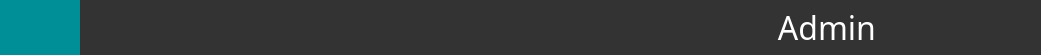
  <widget class="QFrame" name="frame_top">
   <property name="geometry">
    <rect>
     <x>0</x>
     <y>0</y>
     <width>1041</width>
     <height>55</height>
    </rect>
   </property>
   <property name="maximumSize">
    <size>
     <width>16777215</width>
     <height>55</height>
    </size>
   </property>
   <property name="frameShape">
    <enum>QFrame::NoFrame</enum>
   </property>
   <property name="frameShadow">
    <enum>QFrame::Plain</enum>
   </property>
   <layout class="QHBoxLayout" name="horizontalLayout">
    <property name="spacing">
     <number>0</number>
    </property>
    <property name="leftMargin">
     <number>0</number>
    </property>
    <property name="topMargin">
     <number>0</number>
    </property>
    <property name="rightMargin">
     <number>0</number>
    </property>
    <property name="bottomMargin">
     <number>0</number>
    </property>
    <item>
     <widget class="QFrame" name="frame_toodle">
      <property name="minimumSize">
       <size>
        <width>80</width>
        <height>55</height>
       </size>
      </property>
      <property name="maximumSize">
       <size>
        <width>80</width>
        <height>55</height>
       </size>
      </property>
      <property name="styleSheet">
       <string notr="true">background:rgb(0,143,150);</string>
      </property>
      <property name="frameShape">
       <enum>QFrame::NoFrame</enum>
      </property>
      <property name="frameShadow">
       <enum>QFrame::Plain</enum>
      </property>
      <layout class="QHBoxLayout" name="horizontalLayout_3">
       <property name="spacing">
        <number>0</number>
       </property>
       <property name="leftMargin">
        <number>0</number>
       </property>
       <property name="topMargin">
        <number>0</number>
       </property>
       <property name="rightMargin">
        <number>0</number>
       </property>
       <property name="bottomMargin">
        <number>0</number>
       </property>
       <item>
        <widget class="QPushButton" name="home">
         <property name="minimumSize">
          <size>
           <width>80</width>
           <height>55</height>
          </size>
         </property>
         <property name="maximumSize">
          <size>
           <width>80</width>
           <height>55</height>
          </size>
         </property>
         <property name="styleSheet">
          <string notr="true">QPushButton {
	border: none;
	background-color: rgba(0,0,0,0);
}
QPushButton:hover {
	background-color: rgb(91,90,90);
}
QPushButton:pressed {	
	background-color: rgba(0,0,0,0);
}</string>
         </property>
         <property name="text">
          <string/>
         </property>
         <property name="icon">
          <iconset>
           <normaloff>../Icon/homeAsset 46.png</normaloff>../Icon/homeAsset 46.png</iconset>
         </property>
         <property name="iconSize">
          <size>
           <width>32</width>
           <height>32</height>
          </size>
         </property>
         <property name="flat">
          <bool>true</bool>
         </property>
        </widget>
       </item>
      </layout>
     </widget>
    </item>
    <item>
     <widget class="QFrame" name="frame_top_east">
      <property name="maximumSize">
       <size>
        <width>16777215</width>
        <height>55</height>
       </size>
      </property>
      <property name="styleSheet">
       <string notr="true">background:rgb(51,51,51);</string>
      </property>
      <property name="frameShape">
       <enum>QFrame::NoFrame</enum>
      </property>
      <property name="frameShadow">
       <enum>QFrame::Plain</enum>
      </property>
      <layout class="QHBoxLayout" name="horizontalLayout_4">
       <property name="spacing">
        <number>0</number>
       </property>
       <property name="leftMargin">
        <number>0</number>
       </property>
       <property name="topMargin">
        <number>0</number>
       </property>
       <property name="rightMargin">
        <number>0</number>
       </property>
       <property name="bottomMargin">
        <number>0</number>
       </property>
       <item>
        <widget class="QFrame" name="frame_user">
         <property name="frameShape">
          <enum>QFrame::NoFrame</enum>
         </property>
         <property name="frameShadow">
          <enum>QFrame::Plain</enum>
         </property>
         <layout class="QHBoxLayout" name="horizontalLayout_9">
          <property name="spacing">
           <number>0</number>
          </property>
          <property name="leftMargin">
           <number>0</number>
          </property>
          <property name="topMargin">
           <number>0</number>
          </property>
          <property name="rightMargin">
           <number>0</number>
          </property>
          <property name="bottomMargin">
           <number>0</number>
          </property>
          <item>
           <widget class="QLabel" name="lab_user">
            <property name="font">
             <font>
              <family>Segoe UI Light</family>
              <pointsize>24</pointsize>
             </font>
            </property>
            <property name="styleSheet">
             <string notr="true">color:rgb(255,255,255);</string>
            </property>
            <property name="text">
             <string>&lt;html&gt;&lt;head/&gt;&lt;body&gt;&lt;p&gt;Admin&lt;/p&gt;&lt;/body&gt;&lt;/html&gt;</string>
            </property>
            <property name="alignment">
             <set>Qt::AlignRight|Qt::AlignTrailing|Qt::AlignVCenter</set>
            </property>
           </widget>
          </item>
         </layout>
        </widget>
       </item>
       <item>
        <widget class="QFrame" name="frame_min">
         <property name="minimumSize">
          <size>
           <width>55</width>
           <height>55</height>
          </size>
         </property>
         <property name="maximumSize">
          <size>
           <width>55</width>
           <height>55</height>
          </size>
         </property>
         <property name="frameShape">
          <enum>QFrame::NoFrame</enum>
         </property>
         <property name="frameShadow">
          <enum>QFrame::Plain</enum>
         </property>
         <layout class="QHBoxLayout" name="horizontalLayout_7">
          <property name="spacing">
           <number>0</number>
          </property>
          <property name="leftMargin">
           <number>0</number>
          </property>
          <property name="topMargin">
           <number>0</number>
          </property>
          <property name="rightMargin">
           <number>0</number>
          </property>
          <property name="bottomMargin">
           <number>0</number>
          </property>
          <item>
           <widget class="QPushButton" name="bn_min">
            <property name="maximumSize">
             <size>
              <width>55</width>
              <height>55</height>
             </size>
            </property>
            <property name="toolTip">
             <string>Minimize</string>
            </property>
            <property name="styleSheet">
             <string notr="true">QPushButton {
	border: none;
	background-color: rgba(0,0,0,0);
}
QPushButton:hover {
	background-color: rgb(0,143,150);
}
QPushButton:pressed {	
	background-color: rgba(0,0,0,0);
}</string>
            </property>
            <property name="text">
             <string/>
            </property>
            <property name="icon">
             <iconset>
              <normaloff>../Minimalistic-Flat-Modern-GUI-Template-master/icons/1x/hideAsset 53.png</normaloff>../Minimalistic-Flat-Modern-GUI-Template-master/icons/1x/hideAsset 53.png</iconset>
            </property>
            <property name="iconSize">
             <size>
              <width>22</width>
              <height>22</height>
             </size>
            </property>
            <property name="flat">
             <bool>true</bool>
            </property>
           </widget>
          </item>
         </layout>
        </widget>
       </item>
       <item>
        <widget class="QFrame" name="frame_max">
         <property name="minimumSize">
          <size>
           <width>55</width>
           <height>55</height>
          </size>
         </property>
         <property name="maximumSize">
          <size>
           <width>55</width>
           <height>55</height>
          </size>
         </property>
         <property name="frameShape">
          <enum>QFrame::NoFrame</enum>
         </property>
         <property name="frameShadow">
          <enum>QFrame::Plain</enum>
         </property>
         <layout class="QHBoxLayout" name="horizontalLayout_6">
          <property name="spacing">
           <number>0</number>
          </property>
          <property name="leftMargin">
           <number>0</number>
          </property>
          <property name="topMargin">
           <number>0</number>
          </property>
          <property name="rightMargin">
           <number>0</number>
          </property>
          <property name="bottomMargin">
           <number>0</number>
          </property>
          <item>
           <widget class="QPushButton" name="bn_max">
            <property name="maximumSize">
             <size>
              <width>55</width>
              <height>55</height>
             </size>
            </property>
            <property name="toolTip">
             <string>Maximize</string>
            </property>
            <property name="styleSheet">
             <string notr="true">QPushButton {
	border: none;
	background-color: rgba(0,0,0,0);
}
QPushButton:hover {
	background-color: rgb(0,143,150);
}
QPushButton:pressed {	
	background-color: rgba(0,0,0,0);
}</string>
            </property>
            <property name="text">
             <string/>
            </property>
            <property name="icon">
             <iconset>
              <normaloff>../Minimalistic-Flat-Modern-GUI-Template-master/icons/1x/max.png</normaloff>../Minimalistic-Flat-Modern-GUI-Template-master/icons/1x/max.png</iconset>
            </property>
            <property name="iconSize">
             <size>
              <width>22</width>
              <height>22</height>
             </size>
            </property>
            <property name="flat">
             <bool>true</bool>
            </property>
           </widget>
          </item>
         </layout>
        </widget>
       </item>
       <item>
        <widget class="QFrame" name="frame_close">
         <property name="minimumSize">
          <size>
           <width>55</width>
           <height>55</height>
          </size>
         </property>
         <property name="maximumSize">
          <size>
           <width>55</width>
           <height>55</height>
          </size>
         </property>
         <property name="frameShape">
          <enum>QFrame::NoFrame</enum>
         </property>
         <property name="frameShadow">
          <enum>QFrame::Plain</enum>
         </property>
         <layout class="QHBoxLayout" name="horizontalLayout_5">
          <property name="spacing">
           <number>0</number>
          </property>
          <property name="leftMargin">
           <number>0</number>
          </property>
          <property name="topMargin">
           <number>0</number>
          </property>
          <property name="rightMargin">
           <number>0</number>
          </property>
          <property name="bottomMargin">
           <number>0</number>
          </property>
          <item>
           <widget class="QPushButton" name="bn_close">
            <property name="maximumSize">
             <size>
              <width>55</width>
              <height>55</height>
             </size>
            </property>
            <property name="toolTip">
             <string>Close</string>
            </property>
            <property name="styleSheet">
             <string notr="true">QPushButton {
	border: none;
	background-color: rgba(0,0,0,0);
}
QPushButton:hover {
	background-color: rgb(0,143,150);
}
QPushButton:pressed {	
	background-color: rgba(0,0,0,0);
}</string>
            </property>
            <property name="text">
             <string/>
            </property>
            <property name="icon">
             <iconset>
              <normaloff>../Minimalistic-Flat-Modern-GUI-Template-master/icons/1x/closeAsset 43.png</normaloff>../Minimalistic-Flat-Modern-GUI-Template-master/icons/1x/closeAsset 43.png</iconset>
            </property>
            <property name="iconSize">
             <size>
              <width>22</width>
              <height>22</height>
             </size>
            </property>
            <property name="flat">
             <bool>true</bool>
            </property>
           </widget>
          </item>
         </layout>
        </widget>
       </item>
      </layout>
     </widget>
    </item>
   </layout>
  </widget>
